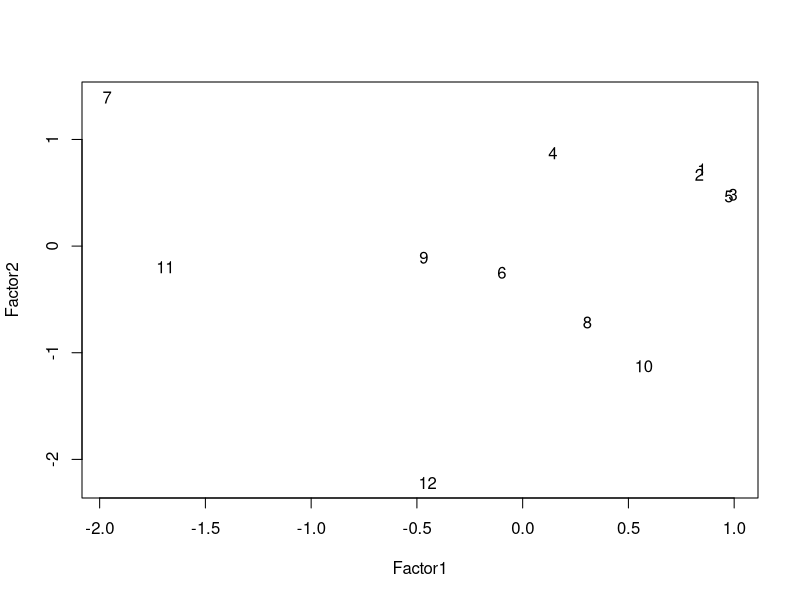

Here is the R script that generated this plot:
## ---- chunk 1
data <- data.frame(
  x1 = c(99,99,100,93,100,90,75,93,87,95,76,85),
  x2 = c(94,88,98,88,91,78,73,84,73,82,72,75),
  x3 = c(93,96,81,88,72,82,88,83,60,90,43,50),
  x4 = c(100,99,96,99,96,75,97,68,76,62,67,34),
  x5 = c(100,97,100,96,78,97,89,88,84,39,78,37)
)
data
## ---- chunk 2
fa = factanal(x = ~., factors=2, data = data, scores = "regression")
fa
## ---- chunk 3
plot(fa$scores, type="n")
text(fa$scores[,1], fa$scores[,2])
